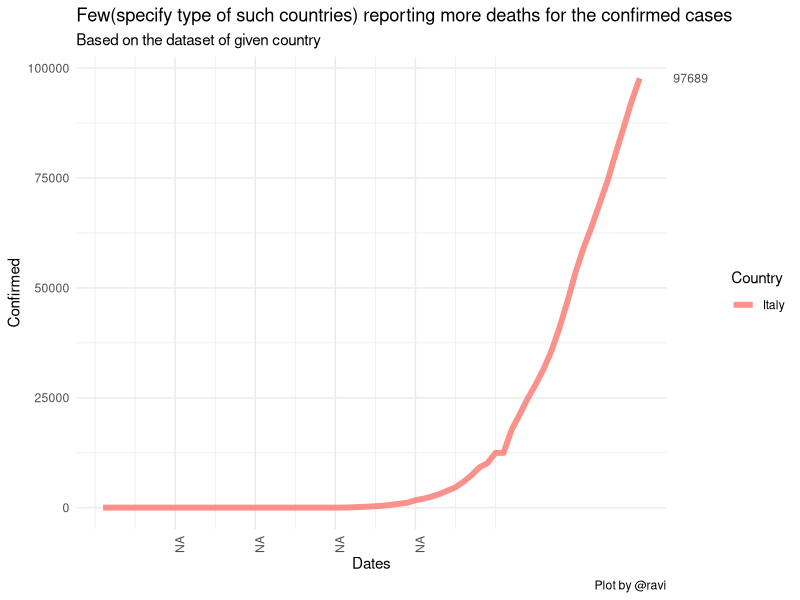

Generate this figure with R: (Note: this script raises an error after producing the figure.)
#####  LIBRARIES  #####

# Setting the working directory
setwd("/home/ravi/Documents/A-tracking-of-2019-nCoV/COVID-19/")

#library(ggplot2)   # gg menns ->   grammer of graphics
library(tidyverse)
library(lattice)
library(plyr) # used to calculate the average weight of each group 

#------------------------------------------------------------------------#

### Loading files ###

Confirmed = read.csv("ready_to_use/COVID-19/Confirmed.csv")
Deaths = read.csv("ready_to_use/COVID-19/Deaths.csv")
Recovered = read.csv("ready_to_use/COVID-19/Recovered.csv")


countryWise.bulk.summary = read.csv("ready_to_use/COVID-19/Mixed/countryWise_bulk_summary.csv")
# train on 80% dates, test on 20%
dateWise.bulk.summary = read.csv("ready_to_use/COVID-19/Mixed/dateWise_bulk_summary.csv")


Four.daily.Confirmed = read.csv("ready_to_use/COVID-19/FOUR/Four_daily_Confirmed.csv")
Four.daily.Deaths = read.csv("ready_to_use/COVID-19/FOUR/Four_daily_Deaths.csv")
Four.daily.Recovered = read.csv("ready_to_use/COVID-19/FOUR/Four_daily_Recovered.csv")
Four.Summary = read.csv("ready_to_use/COVID-19/FOUR/Four_Summary.csv")

Four.dataset.locationWise = read.csv("ready_to_use/COVID-19/FOUR/Four_dataset_locationWise.csv")
Four.dataset.dateWise = read.csv("ready_to_use/COVID-19/FOUR/Four_dataset_dateWise.csv")

#---------------------------------------------------------------#
### Functions ###


# Cases daily

# further last date could be passed
confirmed.till.date = function(cName, yesORno = FALSE) {
  
  
  countryWise.bulk.summary.country = countryWise.bulk.summary[
    which(str_detect(countryWise.bulk.summary$Country,
                     cName,
                     negate = yesORno)),
    ]
  
  #####################################################
  
  d <- countryWise.bulk.summary.country %>% 
    as_tibble()
  
  d_ends <- countryWise.bulk.summary.country %>% 
    group_by(Country) %>% 
    top_n(1, Day) %>% 
    pull(Confirmed)    # col can be changed
  
  temp = as.character(countryWise.bulk.summary$Date[1:nlevels(countryWise.bulk.summary$Date)])
  new = c(temp[10], temp[20], temp[30], temp[40])
  
  d %>% 
    ggplot(aes(Day, Confirmed, color = Country)) +
    geom_line(size = 2, alpha = .8) +
    theme_minimal() +
    scale_x_continuous(label = new, breaks = c(10, 20, 30, 40)) +
    scale_y_continuous(sec.axis = sec_axis(~ ., breaks = d_ends)) +
    theme(axis.text.x = element_text(angle = 90, hjust = 1)) +
    ggtitle("Few(specify type of such countries) reporting more deaths for the confirmed cases",
            subtitle = "Based on the dataset of given country") +
    labs(x = "Dates", y = "Confirmed", caption = "Plot by @ravi")
  
}

deaths.till.date = function(cName, yesORno = FALSE) {
  
  
  countryWise.bulk.summary.country = countryWise.bulk.summary[
    which(str_detect(countryWise.bulk.summary$Country,
                     cName,
                     negate = yesORno)),
    ]
  
  #####################################################
  
  d <- countryWise.bulk.summary.country %>% 
    as_tibble()
  
  d_ends <- countryWise.bulk.summary.country %>% 
    group_by(Country) %>% 
    top_n(1, Day) %>% 
    pull(Deaths)    # col can be changed
  
  temp = as.character(countryWise.bulk.summary$Date[1:nlevels(countryWise.bulk.summary$Date)])
  new = c(temp[10], temp[20], temp[30], temp[40])
  
  d %>% 
    ggplot(aes(Day, Deaths, color = Country)) +
    geom_line(size = 2, alpha = .8) +
    theme_minimal() +
    scale_x_continuous(label = new, breaks = c(10, 20, 30, 40)) +
    scale_y_continuous(sec.axis = sec_axis(~ ., breaks = d_ends)) +
    theme(axis.text.x = element_text(angle = 90, hjust = 1)) +
    ggtitle("Few(specify type of such countries) reporting more deaths for the confirmed cases",
            subtitle = "Based on the dataset of given country") +
    labs(x = "Dates", y = "Deaths", caption = "Plot by @ravi")
  
}

recovery.till.date = function(cName, yesORno = FALSE) {
  
  
  countryWise.bulk.summary.country = countryWise.bulk.summary[
    which(str_detect(countryWise.bulk.summary$Country,
                     cName,
                     negate = yesORno)),
    ]
  
  #####################################################
  
  d <- countryWise.bulk.summary.country %>% 
    as_tibble()
  
  d_ends <- countryWise.bulk.summary.country %>% 
    group_by(Country) %>% 
    top_n(1, Day) %>% 
    pull(Recovered)    # col can be changed
  
  temp = as.character(countryWise.bulk.summary$Date[1:nlevels(countryWise.bulk.summary$Date)])
  new = c(temp[10], temp[20], temp[30], temp[40])
  
  d %>% 
    ggplot(aes(Day, Recovered, color = Country)) +
    geom_line(size = 2, alpha = .8) +
    theme_minimal() +
    scale_x_continuous(label = new, breaks = c(10, 20, 30, 40)) +
    scale_y_continuous(sec.axis = sec_axis(~ ., breaks = d_ends)) +
    theme(axis.text.x = element_text(angle = 90, hjust = 1)) +
    ggtitle("Few(specify type of such countries) reporting more deaths for the confirmed cases",
            subtitle = "Based on the dataset of given country") +
    labs(x = "Dates", y = "Recovered", caption = "Plot by @ravi")
  
}


# for world data
till.date = function(yAxis, dataSet, cName = c("Hubei", "World", "China", "Diamond Princess"), yesORno = FALSE) {
  
  get(dataSet) -> plotFrom
  
  plotFrom = plotFrom[
    which(str_detect(plotFrom$Location,
                     cName,
                     negate = yesORno)),
  ]
  
  #####################################################
  
  d <- plotFrom %>% 
    as_tibble()
  
  d_ends <- plotFrom %>% 
    group_by(Location) %>% 
    top_n(1, Day) %>% 
    pull(yAxis)    # col can be changed to    ---------->    yAxis
  
  temp = as.character(plotFrom$Date[1:nlevels(plotFrom$Date)])
  new = c(temp[10], temp[20], temp[30], temp[40])
  
  d %>% 
    ggplot(aes(Day, Recovered, color = Location)) +
    geom_line(size = 2, alpha = .8) +
    theme_minimal() +
    scale_x_continuous(label = new, breaks = c(10, 20, 30, 40)) +
    scale_y_continuous(sec.axis = sec_axis(~ ., breaks = d_ends)) +
    theme(axis.text.x = element_text(angle = 90, hjust = 1)) +
    ggtitle("Hubei, China(except Hubei) & World polt, on the daily basis.",
            subtitle = "Based on the summary dataset") +
    labs(x = "Dates", y = yAxis, caption = "Plot by @ravi")
  
}

till.date.Confirmed = function(lName = c("Hubei", "World", "China", "Diamond Princess"), yesORno = FALSE) {
  
  
  locationWise.bulk.summary.Four = Four.dataset.locationWise[
    which(str_detect(Four.dataset.locationWise$Location,
                     lName,
                     negate = yesORno)),
    ]
  
  #####################################################
  
  d <- locationWise.bulk.summary.Four %>% 
    as_tibble()
  
  d_ends <- locationWise.bulk.summary.Four %>% 
    group_by(Location) %>% 
    top_n(1, Day) %>% 
    pull(Confirmed)    # col can be changed
  
  temp = as.character(Four.dataset.locationWise$Date[1:nlevels(Four.dataset.locationWise$Date)])
  new = c(temp[10], temp[20], temp[30], temp[40])
  
  d %>% 
    ggplot(aes(Day, Confirmed, color = Location)) +
    geom_line(size = 2, alpha = 0.8) +
    theme_minimal() +
    scale_x_continuous(label = new, breaks = c(10, 20, 30, 40)) +
    scale_y_continuous(sec.axis = sec_axis(~ ., breaks = d_ends)) +
    theme(axis.text.x = element_text(angle = 90, hjust = 1)) +
    ggtitle("Few(specify type of such countries) reporting more deaths for the confirmed cases",
            subtitle = "Based on the dataset of given country") +
    labs(x = "Dates", y = "Confirmed", caption = "Plot by @ravi")
  
}

till.date.Deaths = function(lName = c("Hubei", "World", "China", "Diamond Princess"), yesORno = FALSE) {
  
  
  locationWise.bulk.summary.Four = Four.dataset.locationWise[
    which(str_detect(Four.dataset.locationWise$Location,
                     lName,
                     negate = yesORno)),
    ]
  
  #####################################################
  
  d <- locationWise.bulk.summary.Four %>% 
    as_tibble()
  
  d_ends <- locationWise.bulk.summary.Four %>% 
    group_by(Location) %>% 
    top_n(1, Day) %>% 
    pull(Deaths)    # col can be changed
  
  temp = as.character(Four.dataset.locationWise$Date[1:nlevels(Four.dataset.locationWise$Date)])
  new = c(temp[10], temp[20], temp[30], temp[40])
  
  d %>% 
    ggplot(aes(Day, Deaths, color = Location)) +
    geom_line(size = 2, alpha = 0.8) +
    theme_minimal() +
    scale_x_continuous(label = new, breaks = c(10, 20, 30, 40)) +
    scale_y_continuous(sec.axis = sec_axis(~ ., breaks = d_ends)) +
    theme(axis.text.x = element_text(angle = 90, hjust = 1)) +
    ggtitle("Few(specify type of such countries) reporting more deaths for the confirmed cases",
            subtitle = "Based on the dataset of given country") +
    labs(x = "Dates", y = "Deaths", caption = "Plot by @ravi")
  
}

till.date.Recovered = function(lName = c("Hubei", "World", "China", "Diamond Princess"), yesORno = FALSE) {
  
  
  locationWise.bulk.summary.Four = Four.dataset.locationWise[
    which(str_detect(Four.dataset.locationWise$Location,
                     lName,
                     negate = yesORno)),
    ]
  
  #####################################################
  
  d <- locationWise.bulk.summary.Four %>% 
    as_tibble()
  
  d_ends <- locationWise.bulk.summary.Four %>% 
    group_by(Location) %>% 
    top_n(1, Day) %>% 
    pull(Recovered)    # col can be changed
  
  temp = as.character(Four.dataset.locationWise$Date[1:nlevels(Four.dataset.locationWise$Date)])
  new = c(temp[10], temp[20], temp[30], temp[40])
  
  d %>% 
    ggplot(aes(Day, Recovered, color = Location)) +
    geom_line(size = 2, alpha = 0.8) +
    theme_minimal() +
    scale_x_continuous(label = new, breaks = c(10, 20, 30, 40)) +
    scale_y_continuous(sec.axis = sec_axis(~ ., breaks = d_ends)) +
    theme(axis.text.x = element_text(angle = 90, hjust = 1)) +
    ggtitle("Few(specify type of such countries) reporting more deaths for the confirmed cases",
            subtitle = "Based on the dataset of given country") +
    labs(x = "Dates", y = "Recovered", caption = "Plot by @ravi")
  
}
#---------------------------------------------------------------#


#######  VISUALIZATIONS  ########


#################################
#########  Line Plots  ##########
#################################


############### day wise
confirmed.till.date("Italy")
confirmed.till.date(c("Italy", "South Korea", "Hong Kong"))

deaths.till.date("South Korea")
deaths.till.date(c("Italy", "South Korea", "Hong Kong"))

recovery.till.date("China")
recovery.till.date(c("Italy", "South Korea", "Hong Kong"))



########################
## a Histogram or Bar plot will be better for --> Four.dataset.locationWise
View(Four.dataset.locationWise)

# Lines
till.date.Confirmed(c("Hubei", "China"))
till.date.Deaths("Hubei", T)
till.date.Recovered()

###########################################################################





#################################
#########  Histigrams  ##########
#################################

# 1) Active / Closed cases  (World)
View(Four.dataset.locationWise)
world = Four.dataset.locationWise[which(str_detect(Four.dataset.locationWise$Location, "World")),]
world.df = data.frame(
  Day = c(rep(world$Day, 2)),
  Date = c(rep(as.Date(world$Date), 2)),
  "Case Status" = factor(c(rep("Active", nrow(world)), rep("Closed", nrow(world))), levels = c("Active", "Closed")),
  Numbers = c(world$Active.Cases, world$Closed.Cases)
)

# Change line type
mean.caseWise <- ddply(world.df, "Case.Status", summarise, grp.mean=mean(Numbers))
head(mean.caseWise)

ggplot(world.df, aes(x=Numbers, color=Case.Status)) +
  geom_histogram(binwidth = 2500, fill="white", alpha=0.5, position="dodge") +
  geom_vline(data=mean.caseWise, aes(xintercept = grp.mean, color = Case.Status), linetype = "dashed") +
  theme(legend.position = "top") +scale_color_grey() + theme_classic() +
  theme(legend.position="top")


ggplot(world.df, aes(x=Numbers, color=Case.Status)) +
  geom_histogram(binwidth = 2500, fill = "white", position = "dodge") +
  geom_vline(data=mean.caseWise, aes(xintercept = grp.mean, color = Case.Status),
             linetype = "dashed") +
  scale_color_brewer(palette="Paired") +
  theme_classic()+theme(legend.position="top")


ggplot(world.df, aes(x=Numbers, color=Case.Status, fill=Case.Status)) +
  geom_histogram(binwidth = 3500, aes(y=..density..), position="identity", alpha=0.5)+
  geom_density(alpha=0.6)+
  geom_vline(data=mu, aes(xintercept=grp.mean, color=Case.Status),
             linetype="dashed")+
  scale_color_manual(values=c("#999999", "#E69F00", "#56B4E9"))+
  scale_fill_manual(values=c("#999999", "#E69F00", "#56B4E9"))+
  labs(title="Cases histogram plot",x="Cases", y = "Density")+
  theme_classic()






